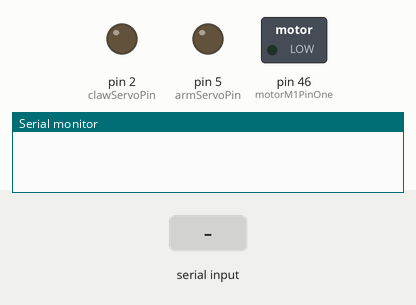
Simulated run of this sketch. Board: Arduino Mega 2560, built with avr-gcc and run on an emulated ATmega2560. On the bench: switched loads named in the sketch (green lamp = pin HIGH), output pins drawn as LEDs (lit = HIGH), the last lines printed to the serial monitor. The test bench sets the inputs (shaded band).

Above: at 1.2 s.
1.3 s: "90,45\n" received over Serial
At 1.9 s:
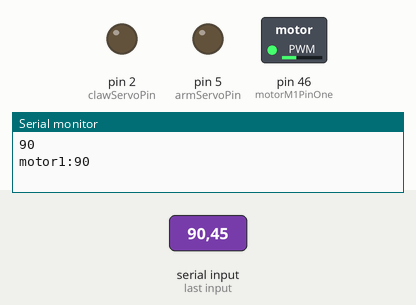
2.8 s: "30,150\n" received over Serial
At 3.1 s:
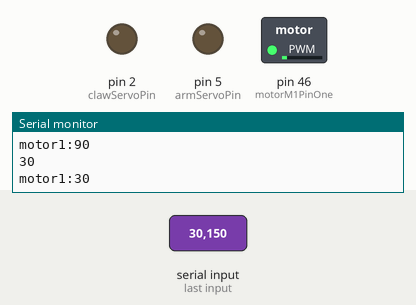
4.3 s: "200\n" received over Serial
At 5.2 s:
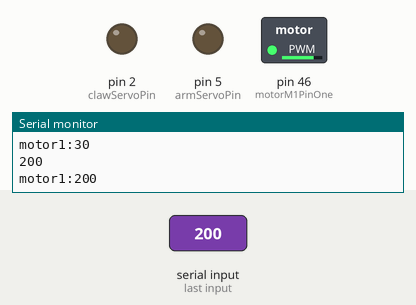
5.8 s: "90\n" received over Serial
At 6.3 s:
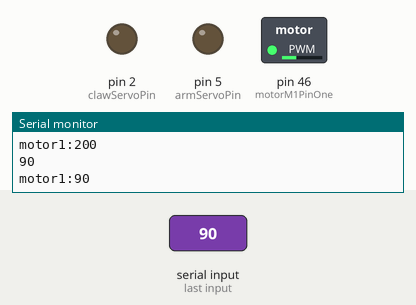
Timing chart, 0 to 8.3 s (numbered marks = the images above; inputs shaded):
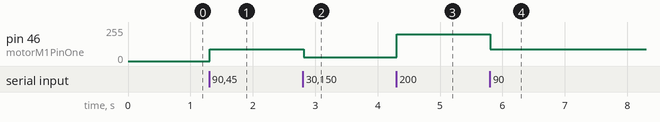

The sketch:

dc_motorWheelsPWMCon.ino
```cpp
/*
Мотор 393 подключен через M1
вместо библиотеки Servo, которая блокирует порт M1(46,45)
мы управляем вращением двигателея через ШИМ (PWM)
командой
analogWrite (Pin, valueInt);

,где:
Pin - порт управления Motor

valueInt задает вращение:
-254..+254
*/
//порт, к которому подключён мотор Arm через Motor Controller 29
const int armServoPin = 5;
//порт, к которому подключён мотор Claw через Motor Controller 29
const int clawServoPin = 2;

//порты, к которым подключены Моторы колес
// motor1 M1 (Left)
const int motorM1PinOne = 46;
const int motorM1PinTwo = 45;
// motor1 M2 (Right)
const int motorM2PinOne = 6;
const int motorM2PinTwo = 7;

//скорость моторов на колесах
int speedMotor = 150;

//задаем направление моторов вращения в роботе
// motor1(левый) развернут и при движении робота вперед
//вращается назад, т.е. против часовой
int motor1SetReversed= true;
int motor2SetReversed= false;

void setup() {

  //инициализируем соединение с ПК по последовательному порту
  //со скоростью 9600 бод
  Serial.begin(9600);

  //конфигурируем пины порта М1 на вывод сигнала
  pinMode(armServoPin, OUTPUT);
  pinMode(clawServoPin, OUTPUT);
}
void loop() {

    String s = "";

  while (Serial.available() > 0){ //Если пришли данные, то записать в переменную s
    char c = Serial.read();
    s += c;
    delay(2);  //ОБЯЗАТЕЛЬНАЯ ПАУЗА для разделения сообщений
  }
  if (s!=""){
    int valueInt = s.toInt(); //Переводим значение в int
    Serial.println(valueInt);
    powerMotor1(valueInt); //M1 мотор
    delay(500);
  }
}

//управление мотором1
void powerMotor1(int speedValue){
  int direction = motor1SetReversed ? -1 : 1;
  if (speedValue == 0)  {
    digitalWrite(motorM1PinOne, LOW);
    digitalWrite(motorM1PinTwo, LOW);
   }
  if (direction*speedValue > 0)  {
    digitalWrite(motorM1PinOne, LOW);
    analogWrite(motorM1PinTwo, abs(speedValue));
   }
  if (direction*speedValue < 0)  {
    analogWrite(motorM1PinOne, abs(speedValue));
    digitalWrite(motorM1PinTwo, LOW);
   }
  Serial.print("motor1:");
  Serial.println(speedValue);
}

//управление мотором2
void powerMotor2(int speedValue){
  int direction = motor2SetReversed ? -1 : 1;
  if (speedValue == 0)  {
    digitalWrite(motorM2PinOne, LOW);
    digitalWrite(motorM2PinTwo, LOW);
   }
  if (direction*speedValue > 0)  {
    digitalWrite(motorM2PinOne, LOW);
    analogWrite(motorM2PinTwo, abs(speedValue));
   }
  if (direction*speedValue < 0)  {
    analogWrite(motorM2PinOne, abs(speedValue));
    digitalWrite(motorM2PinTwo, LOW);
   }
  Serial.print("motor2:");
  Serial.println(speedValue);
}
```

Measured:
- after the input at 1.3 s, pin 46 (motorM1PinOne): 0/255 → 90/255 at once
- after the input at 2.8 s, pin 46 (motorM1PinOne): 90/255 → 30/255 at once
- after the input at 4.3 s, pin 46 (motorM1PinOne): 30/255 → 200/255 at once
- after the input at 5.8 s, pin 46 (motorM1PinOne): 200/255 → 90/255 at once
